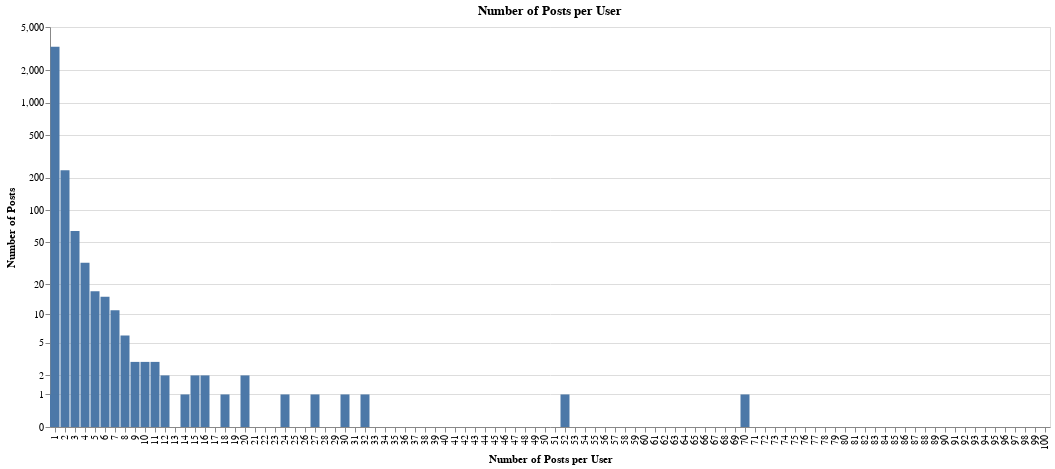

Source (notebook cell):
### Code cell
posts_per_user = df.query("depth == -1").groupby("author").size()
distribution = posts_per_user.value_counts().sort_index()
distribution_df = distribution.reset_index()
distribution_df.columns = ["posts_per_user", "number_of_users"]

c = (
    alt.Chart(distribution_df)
    .mark_bar()
    .encode(
        x=alt.X(
            "posts_per_user:O",
            title="Number of Posts per User",
            scale={"domain": range(1, 101)},
        ),
        y=alt.Y(
            "number_of_users:Q",
            title="Number of Posts",
            scale=alt.Scale(
                type="symlog",
                domain=[0, 5_000],
                zero=True,
            ),
            axis=alt.Axis(
                values=[
                    0,
                    1,
                    2,
                    5,
                    10,
                    20,
                    50,
                    100,
                    200,
                    500,
                    1_000,
                    2_000,
                    5_000,
                ]
            ),
        ),
        tooltip=[
            alt.Tooltip("posts_per_user:Q", title="# of Posts per User"),
            alt.Tooltip("number_of_users:Q", title="# of Users"),
        ],
    )
    .properties(
        width=1000,
        height=400,
        title=alt.Title(text="Number of Posts per User"),
    )
)

c

### Figure 1 — Vega-Lite specification as saved in the notebook (floating-point values rounded to 4 significant figures)
{"usermeta": {"embedOptions": {"theme": "dark"}}, "config": {"view": {"continuousWidth": 300, "continuousHeight": 300}}, "data": {"name": "data-61bd155822979799feed779bf7087872"}, "mark": {"type": "bar"}, "encoding": {"tooltip": [{"field": "posts_per_user", "title": "# of Posts per User", "type": "quantitative"}, {"field": "number_of_users", "title": "# of Users", "type": "quantitative"}], "x": {"field": "posts_per_user", "scale": {"domain": [1, 2, 3, 4, 5, 6, 7, 8, 9, 10, 11, 12, 13, 14, 15, 16, 17, 18, 19, 20, 21, 22, 23, 24, 25, 26, 27, 28, 29, 30, 31, 32, 33, 34, 35, 36, 37, 38, 39, 40, 41, 42, 43, 44, 45, 46, 47, 48, 49, 50, 51, 52, 53, 54, 55, 56, 57, 58, 59, 60, 61, 62, 63, 64, 65, 66, 67, 68, 69, 70, 71, 72, 73, 74, 75, 76, 77, 78, 79, 80, 81, 82, 83, 84, 85, 86, 87, 88, 89, 90, 91, 92, 93, 94, 95, 96, 97, 98, 99, 100]}, "title": "Number of Posts per User", "type": "ordinal"}, "y": {"axis": {"values": [0, 1, 2, 5, 10, 20, 50, 100, 200, 500, 1000, 2000, 5000]}, "field": "number_of_users", "scale": {"domain": [0, 5000], "type": "symlog", "zero": true}, "title": "Number of Posts", "type": "quantitative"}}, "height": 400, "title": {"text": "Number of Posts per User"}, "width": 1000, "$schema": "https://vega.github.io/schema/vega-lite/v5.20.1.json", "datasets": {"data-61bd155822979799feed779bf7087872": [{"posts_per_user": 1, "number_of_users": 3285}, {"posts_per_user": 2, "number_of_users": 236}, {"posts_per_user": 3, "number_of_users": 64}, {"posts_per_user": 4, "number_of_users": 32}, {"posts_per_user": 5, "number_of_users": 17}, {"posts_per_user": 6, "number_of_users": 15}, {"posts_per_user": 7, "number_of_users": 11}, {"posts_per_user": 8, "number_of_users": 6}, {"posts_per_user": 9, "number_of_users": 3}, {"posts_per_user": 10, "number_of_users": 3}, {"posts_per_user": 11, "number_of_users": 3}, {"posts_per_user": 12, "number_of_users": 2}, {"posts_per_user": 14, "number_of_users": 1}, {"posts_per_user": 15, "number_of_users": 2}, {"posts_per_user": 16, "number_of_users": 2}, {"posts_per_user": 18, "number_of_users": 1}, {"posts_per_user": 20, "number_of_users": 2}, {"posts_per_user": 24, "number_of_users": 1}, {"posts_per_user": 27, "number_of_users": 1}, {"posts_per_user": 30, "number_of_users": 1}, {"posts_per_user": 32, "number_of_users": 1}, {"posts_per_user": 52, "number_of_users": 1}, {"posts_per_user": 70, "number_of_users": 1}, {"posts_per_user": 333, "number_of_users": 1}]}}
